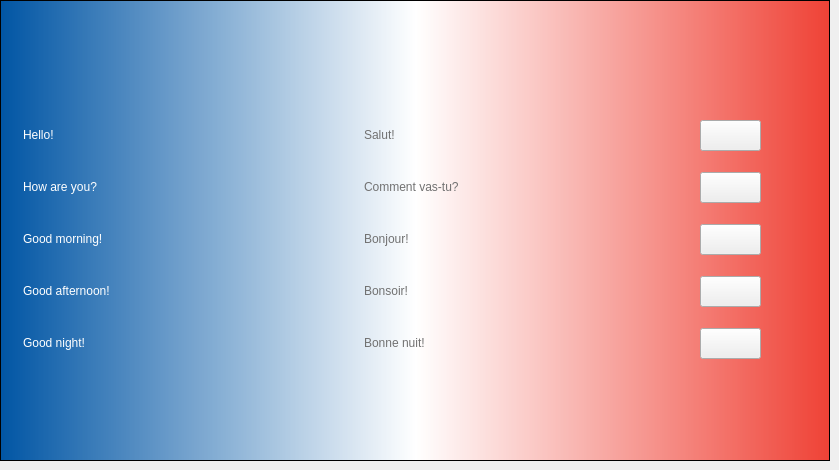
  <widget class="QWidget" name="tab_3">
   <attribute name="title">
    <string>French</string>
   </attribute>
   <widget class="QFrame" name="frame_3">
    <property name="geometry">
     <rect>
      <x>0</x>
      <y>0</y>
      <width>830</width>
      <height>461</height>
     </rect>
    </property>
    <property name="styleSheet">
     <string notr="true">QFrame {
	color: white;
}

QFrame#frame_3 {
	background-color: qlineargradient(spread:pad, x1:0, y1:0, x2:1, y2:0, stop:0 rgba(0, 85, 164, 255), stop:0.5 rgba(255, 255, 255, 255), stop:1 rgba(239, 65, 53, 255));
}</string>
    </property>
    <property name="frameShape">
     <enum>QFrame::StyledPanel</enum>
    </property>
    <property name="frameShadow">
     <enum>QFrame::Raised</enum>
    </property>
    <widget class="QLabel" name="lb_flag_french">
     <property name="geometry">
      <rect>
       <x>364</x>
       <y>20</y>
       <width>102</width>
       <height>64</height>
      </rect>
     </property>
     <property name="styleSheet">
      <string notr="true"/>
     </property>
     <property name="text">
      <string/>
     </property>
    </widget>
    <widget class="QLabel" name="label_25">
     <property name="geometry">
      <rect>
       <x>23</x>
       <y>112</y>
       <width>100</width>
       <height>46</height>
      </rect>
     </property>
     <property name="styleSheet">
      <string notr="true">font: 75 28pt &quot;Trebuchet MS&quot;;</string>
     </property>
     <property name="text">
      <string>Hello!</string>
     </property>
    </widget>
    <widget class="QLabel" name="label_26">
     <property name="geometry">
      <rect>
       <x>23</x>
       <y>320</y>
       <width>196</width>
       <height>46</height>
      </rect>
     </property>
     <property name="styleSheet">
      <string notr="true">font: 75 28pt &quot;Trebuchet MS&quot;;</string>
     </property>
     <property name="text">
      <string>Good night!</string>
     </property>
    </widget>
    <widget class="QLabel" name="label_27">
     <property name="geometry">
      <rect>
       <x>23</x>
       <y>164</y>
       <width>219</width>
       <height>46</height>
      </rect>
     </property>
     <property name="styleSheet">
      <string notr="true">font: 75 28pt &quot;Trebuchet MS&quot;;</string>
     </property>
     <property name="text">
      <string>How are you?</string>
     </property>
    </widget>
    <widget class="QLabel" name="label_28">
     <property name="geometry">
      <rect>
       <x>23</x>
       <y>216</y>
       <width>246</width>
       <height>46</height>
      </rect>
     </property>
     <property name="styleSheet">
      <string notr="true">font: 75 28pt &quot;Trebuchet MS&quot;;</string>
     </property>
     <property name="text">
      <string>Good morning!</string>
     </property>
    </widget>
    <widget class="QLabel" name="label_29">
     <property name="geometry">
      <rect>
       <x>23</x>
       <y>268</y>
       <width>273</width>
       <height>46</height>
      </rect>
     </property>
     <property name="styleSheet">
      <string notr="true">font: 75 28pt &quot;Trebuchet MS&quot;;</string>
     </property>
     <property name="text">
      <string>Good afternoon!</string>
     </property>
    </widget>
    <widget class="QPushButton" name="pushButton_11">
     <property name="enabled">
      <bool>true</bool>
     </property>
     <property name="geometry">
      <rect>
       <x>700</x>
       <y>120</y>
       <width>61</width>
       <height>31</height>
      </rect>
     </property>
     <property name="styleSheet">
      <string notr="true"/>
     </property>
     <property name="text">
      <string/>
     </property>
    </widget>
    <widget class="QPushButton" name="pushButton_12">
     <property name="geometry">
      <rect>
       <x>700</x>
       <y>172</y>
       <width>61</width>
       <height>31</height>
      </rect>
     </property>
     <property name="text">
      <string/>
     </property>
    </widget>
    <widget class="QPushButton" name="pushButton_13">
     <property name="geometry">
      <rect>
       <x>700</x>
       <y>224</y>
       <width>61</width>
       <height>31</height>
      </rect>
     </property>
     <property name="text">
      <string/>
     </property>
    </widget>
    <widget class="QPushButton" name="pushButton_14">
     <property name="geometry">
      <rect>
       <x>700</x>
       <y>276</y>
       <width>61</width>
       <height>31</height>
      </rect>
     </property>
     <property name="text">
      <string/>
     </property>
    </widget>
    <widget class="QPushButton" name="pushButton_15">
     <property name="geometry">
      <rect>
       <x>700</x>
       <y>328</y>
       <width>61</width>
       <height>31</height>
      </rect>
     </property>
     <property name="text">
      <string/>
     </property>
    </widget>
    <widget class="QLabel" name="label_30">
     <property name="geometry">
      <rect>
       <x>364</x>
       <y>216</y>
       <width>246</width>
       <height>46</height>
      </rect>
     </property>
     <property name="styleSheet">
      <string notr="true">font: 75 28pt &quot;Trebuchet MS&quot;;
color: #717171;</string>
     </property>
     <property name="text">
      <string>Bonjour!</string>
     </property>
    </widget>
    <widget class="QLabel" name="label_31">
     <property name="geometry">
      <rect>
       <x>364</x>
       <y>164</y>
       <width>301</width>
       <height>46</height>
      </rect>
     </property>
     <property name="styleSheet">
      <string notr="true">font: 75 28pt &quot;Trebuchet MS&quot;;
color: #717171;</string>
     </property>
     <property name="text">
      <string>Comment vas-tu?</string>
     </property>
    </widget>
    <widget class="QLabel" name="label_32">
     <property name="geometry">
      <rect>
       <x>364</x>
       <y>268</y>
       <width>273</width>
       <height>46</height>
      </rect>
     </property>
     <property name="styleSheet">
      <string notr="true">font: 75 28pt &quot;Trebuchet MS&quot;;
color: #717171;</string>
     </property>
     <property name="text">
      <string>Bonsoir!</string>
     </property>
    </widget>
    <widget class="QLabel" name="label_33">
     <property name="geometry">
      <rect>
       <x>364</x>
       <y>320</y>
       <width>196</width>
       <height>46</height>
      </rect>
     </property>
     <property name="styleSheet">
      <string notr="true">font: 75 28pt &quot;Trebuchet MS&quot;;
color: #717171;</string>
     </property>
     <property name="text">
      <string>Bonne nuit!</string>
     </property>
    </widget>
    <widget class="QLabel" name="label_34">
     <property name="geometry">
      <rect>
       <x>364</x>
       <y>112</y>
       <width>221</width>
       <height>46</height>
      </rect>
     </property>
     <property name="styleSheet">
      <string notr="true">font: 75 28pt &quot;Trebuchet MS&quot;;
color: #717171;</string>
     </property>
     <property name="text">
      <string>Salut!</string>
     </property>
    </widget>
   </widget>
  </widget>
